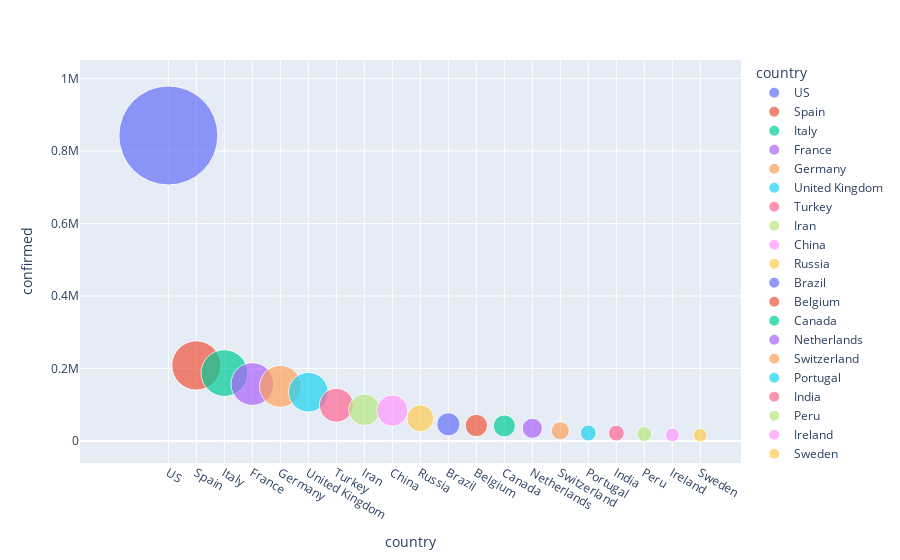

The notebook cell saved with this chart:
### Markdown cell above
# Graphical Format

### Code cell
fig.show()

### Figure 1 — Plotly figure (JSON) as saved in the notebook; plotly's stock layout.template omitted (floating-point values rounded to 4 significant figures)
{"data": [{"hovertemplate": "<b>%{hovertext}</b><br><br>country=%{x}<br>confirmed=%{marker.size}<extra></extra>", "hovertext": ["US"], "legendgroup": "US", "marker": {"color": "#636efa", "size": [842624], "sizemode": "area", "sizeref": 172.0, "symbol": "circle"}, "mode": "markers", "name": "US", "showlegend": true, "type": "scatter", "x": ["US"], "xaxis": "x", "y": [842624], "yaxis": "y"}, {"hovertemplate": "<b>%{hovertext}</b><br><br>country=%{x}<br>confirmed=%{marker.size}<extra></extra>", "hovertext": ["Spain"], "legendgroup": "Spain", "marker": {"color": "#EF553B", "size": [208389], "sizemode": "area", "sizeref": 172.0, "symbol": "circle"}, "mode": "markers", "name": "Spain", "showlegend": true, "type": "scatter", "x": ["Spain"], "xaxis": "x", "y": [208389], "yaxis": "y"}, {"hovertemplate": "<b>%{hovertext}</b><br><br>country=%{x}<br>confirmed=%{marker.size}<extra></extra>", "hovertext": ["Italy"], "legendgroup": "Italy", "marker": {"color": "#00cc96", "size": [187327], "sizemode": "area", "sizeref": 172.0, "symbol": "circle"}, "mode": "markers", "name": "Italy", "showlegend": true, "type": "scatter", "x": ["Italy"], "xaxis": "x", "y": [187327], "yaxis": "y"}, {"hovertemplate": "<b>%{hovertext}</b><br><br>country=%{x}<br>confirmed=%{marker.size}<extra></extra>", "hovertext": ["France"], "legendgroup": "France", "marker": {"color": "#ab63fa", "size": [157135], "sizemode": "area", "sizeref": 172.0, "symbol": "circle"}, "mode": "markers", "name": "France", "showlegend": true, "type": "scatter", "x": ["France"], "xaxis": "x", "y": [157135], "yaxis": "y"}, {"hovertemplate": "<b>%{hovertext}</b><br><br>country=%{x}<br>confirmed=%{marker.size}<extra></extra>", "hovertext": ["Germany"], "legendgroup": "Germany", "marker": {"color": "#FFA15A", "size": [150729], "sizemode": "area", "sizeref": 172.0, "symbol": "circle"}, "mode": "markers", "name": "Germany", "showlegend": true, "type": "scatter", "x": ["Germany"], "xaxis": "x", "y": [150729], "yaxis": "y"}, {"hovertemplate": "<b>%{hovertext}</b><br><br>country=%{x}<br>confirmed=%{marker.size}<extra></extra>", "hovertext": ["United Kingdom"], "legendgroup": "United Kingdom", "marker": {"color": "#19d3f3", "size": [134639], "sizemode": "area", "sizeref": 172.0, "symbol": "circle"}, "mode": "markers", "name": "United Kingdom", "showlegend": true, "type": "scatter", "x": ["United Kingdom"], "xaxis": "x", "y": [134639], "yaxis": "y"}, {"hovertemplate": "<b>%{hovertext}</b><br><br>country=%{x}<br>confirmed=%{marker.size}<extra></extra>", "hovertext": ["Turkey"], "legendgroup": "Turkey", "marker": {"color": "#FF6692", "size": [98674], "sizemode": "area", "sizeref": 172.0, "symbol": "circle"}, "mode": "markers", "name": "Turkey", "showlegend": true, "type": "scatter", "x": ["Turkey"], "xaxis": "x", "y": [98674], "yaxis": "y"}, {"hovertemplate": "<b>%{hovertext}</b><br><br>country=%{x}<br>confirmed=%{marker.size}<extra></extra>", "hovertext": ["Iran"], "legendgroup": "Iran", "marker": {"color": "#B6E880", "size": [85996], "sizemode": "area", "sizeref": 172.0, "symbol": "circle"}, "mode": "markers", "name": "Iran", "showlegend": true, "type": "scatter", "x": ["Iran"], "xaxis": "x", "y": [85996], "yaxis": "y"}, {"hovertemplate": "<b>%{hovertext}</b><br><br>country=%{x}<br>confirmed=%{marker.size}<extra></extra>", "hovertext": ["China"], "legendgroup": "China", "marker": {"color": "#FF97FF", "size": [83876], "sizemode": "area", "sizeref": 172.0, "symbol": "circle"}, "mode": "markers", "name": "China", "showlegend": true, "type": "scatter", "x": ["China"], "xaxis": "x", "y": [83876], "yaxis": "y"}, {"hovertemplate": "<b>%{hovertext}</b><br><br>country=%{x}<br>confirmed=%{marker.size}<extra></extra>", "hovertext": ["Russia"], "legendgroup": "Russia", "marker": {"color": "#FECB52", "size": [62773], "sizemode": "area", "sizeref": 172.0, "symbol": "circle"}, "mode": "markers", "name": "Russia", "showlegend": true, "type": "scatter", "x": ["Russia"], "xaxis": "x", "y": [62773], "yaxis": "y"}, {"hovertemplate": "<b>%{hovertext}</b><br><br>country=%{x}<br>confirmed=%{marker.size}<extra></extra>", "hovertext": ["Brazil"], "legendgroup": "Brazil", "marker": {"color": "#636efa", "size": [46182], "sizemode": "area", "sizeref": 172.0, "symbol": "circle"}, "mode": "markers", "name": "Brazil", "showlegend": true, "type": "scatter", "x": ["Brazil"], "xaxis": "x", "y": [46182], "yaxis": "y"}, {"hovertemplate": "<b>%{hovertext}</b><br><br>country=%{x}<br>confirmed=%{marker.size}<extra></extra>", "hovertext": ["Belgium"], "legendgroup": "Belgium", "marker": {"color": "#EF553B", "size": [42797], "sizemode": "area", "sizeref": 172.0, "symbol": "circle"}, "mode": "markers", "name": "Belgium", "showlegend": true, "type": "scatter", "x": ["Belgium"], "xaxis": "x", "y": [42797], "yaxis": "y"}, {"hovertemplate": "<b>%{hovertext}</b><br><br>country=%{x}<br>confirmed=%{marker.size}<extra></extra>", "hovertext": ["Canada"], "legendgroup": "Canada", "marker": {"color": "#00cc96", "size": [41650], "sizemode": "area", "sizeref": 172.0, "symbol": "circle"}, "mode": "markers", "name": "Canada", "showlegend": true, "type": "scatter", "x": ["Canada"], "xaxis": "x", "y": [41650], "yaxis": "y"}, {"hovertemplate": "<b>%{hovertext}</b><br><br>country=%{x}<br>confirmed=%{marker.size}<extra></extra>", "hovertext": ["Netherlands"], "legendgroup": "Netherlands", "marker": {"color": "#ab63fa", "size": [35034], "sizemode": "area", "sizeref": 172.0, "symbol": "circle"}, "mode": "markers", "name": "Netherlands", "showlegend": true, "type": "scatter", "x": ["Netherlands"], "xaxis": "x", "y": [35034], "yaxis": "y"}, {"hovertemplate": "<b>%{hovertext}</b><br><br>country=%{x}<br>confirmed=%{marker.size}<extra></extra>", "hovertext": ["Switzerland"], "legendgroup": "Switzerland", "marker": {"color": "#FFA15A", "size": [28268], "sizemode": "area", "sizeref": 172.0, "symbol": "circle"}, "mode": "markers", "name": "Switzerland", "showlegend": true, "type": "scatter", "x": ["Switzerland"], "xaxis": "x", "y": [28268], "yaxis": "y"}, {"hovertemplate": "<b>%{hovertext}</b><br><br>country=%{x}<br>confirmed=%{marker.size}<extra></extra>", "hovertext": ["Portugal"], "legendgroup": "Portugal", "marker": {"color": "#19d3f3", "size": [21982], "sizemode": "area", "sizeref": 172.0, "symbol": "circle"}, "mode": "markers", "name": "Portugal", "showlegend": true, "type": "scatter", "x": ["Portugal"], "xaxis": "x", "y": [21982], "yaxis": "y"}, {"hovertemplate": "<b>%{hovertext}</b><br><br>country=%{x}<br>confirmed=%{marker.size}<extra></extra>", "hovertext": ["India"], "legendgroup": "India", "marker": {"color": "#FF6692", "size": [21797], "sizemode": "area", "sizeref": 172.0, "symbol": "circle"}, "mode": "markers", "name": "India", "showlegend": true, "type": "scatter", "x": ["India"], "xaxis": "x", "y": [21797], "yaxis": "y"}, {"hovertemplate": "<b>%{hovertext}</b><br><br>country=%{x}<br>confirmed=%{marker.size}<extra></extra>", "hovertext": ["Peru"], "legendgroup": "Peru", "marker": {"color": "#B6E880", "size": [19250], "sizemode": "area", "sizeref": 172.0, "symbol": "circle"}, "mode": "markers", "name": "Peru", "showlegend": true, "type": "scatter", "x": ["Peru"], "xaxis": "x", "y": [19250], "yaxis": "y"}, {"hovertemplate": "<b>%{hovertext}</b><br><br>country=%{x}<br>confirmed=%{marker.size}<extra></extra>", "hovertext": ["Ireland"], "legendgroup": "Ireland", "marker": {"color": "#FF97FF", "size": [16671], "sizemode": "area", "sizeref": 172.0, "symbol": "circle"}, "mode": "markers", "name": "Ireland", "showlegend": true, "type": "scatter", "x": ["Ireland"], "xaxis": "x", "y": [16671], "yaxis": "y"}, {"hovertemplate": "<b>%{hovertext}</b><br><br>country=%{x}<br>confirmed=%{marker.size}<extra></extra>", "hovertext": ["Sweden"], "legendgroup": "Sweden", "marker": {"color": "#FECB52", "size": [16004], "sizemode": "area", "sizeref": 172.0, "symbol": "circle"}, "mode": "markers", "name": "Sweden", "showlegend": true, "type": "scatter", "x": ["Sweden"], "xaxis": "x", "y": [16004], "yaxis": "y"}], "layout": {"legend": {"itemsizing": "constant", "title": {"text": "country"}, "tracegroupgap": 0}, "margin": {"t": 60}, "xaxis": {"anchor": "y", "categoryarray": ["US", "Spain", "Italy", "France", "Germany", "United Kingdom", "Turkey", "Iran", "China", "Russia", "Brazil", "Belgium", "Canada", "Netherlands", "Switzerland", "Portugal", "India", "Peru", "Ireland", "Sweden"], "categoryorder": "array", "domain": [0, 1], "title": {"text": "country"}}, "yaxis": {"anchor": "x", "domain": [0, 1], "title": {"text": "confirmed"}}}}
